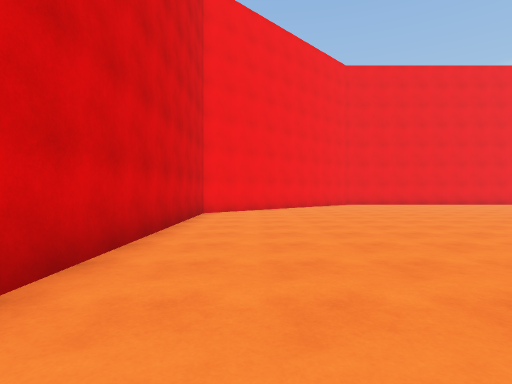
[1] (above)

21 first-person views from a walk through a scene from a Unity 3-D project. The camera is 1.3 m above the floor, looks level and sees 80° across. The floor is counted in squares, 2 m on a side. Each view is taken from the middle of a square. On the plan, view 1 faces up. The plan holds only what a view shows up to about 10 squares ahead; the rest is blank. The place goes on beyond the plan. The player is left out.

[2]
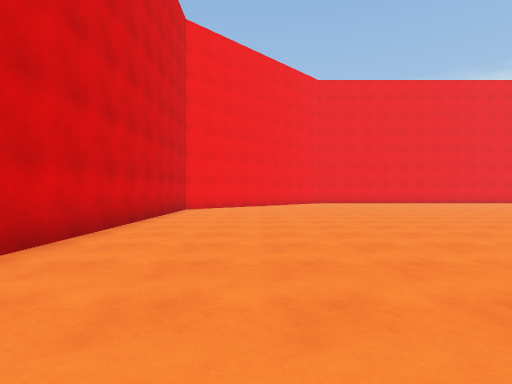

[3]
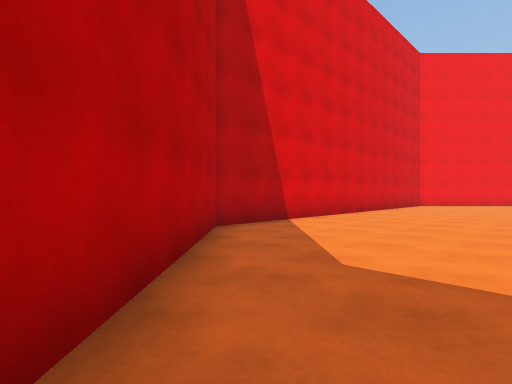

[4]
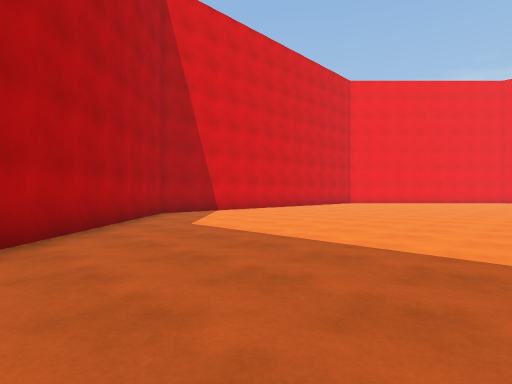

[5]
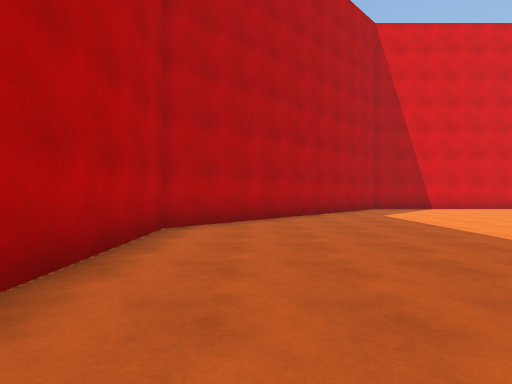

[6]
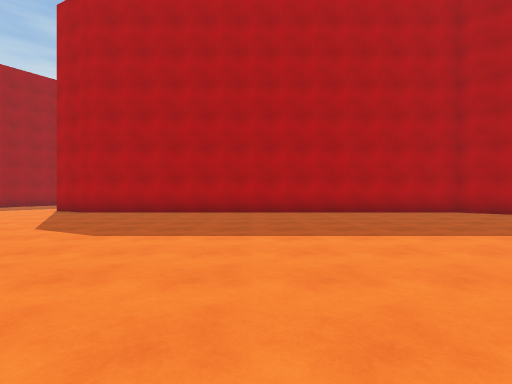

[7]
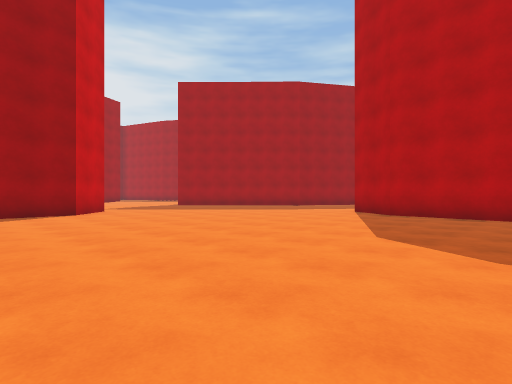

[8]
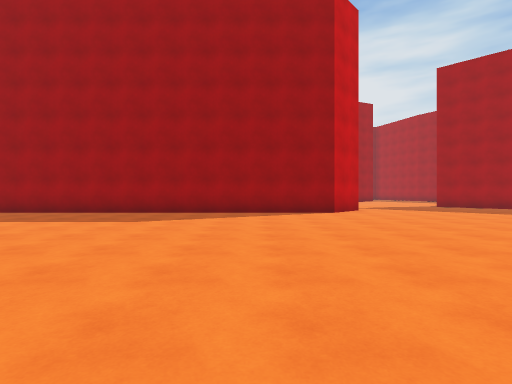

[9]
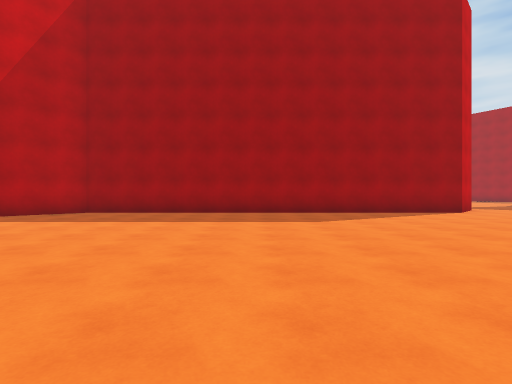

[10]
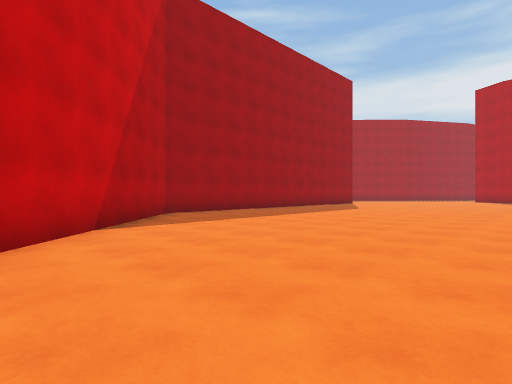

[11]
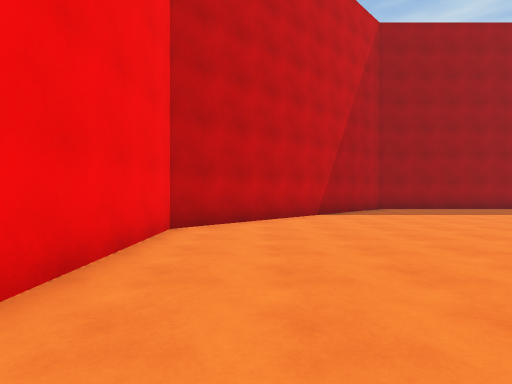

[12]
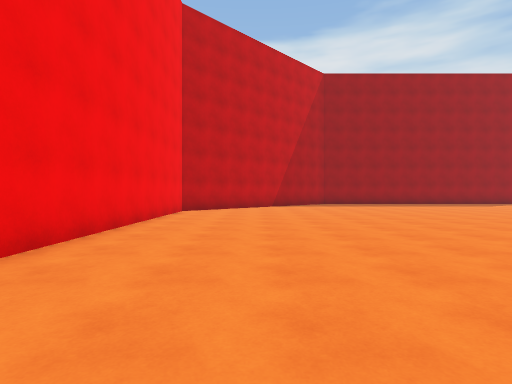

[13]
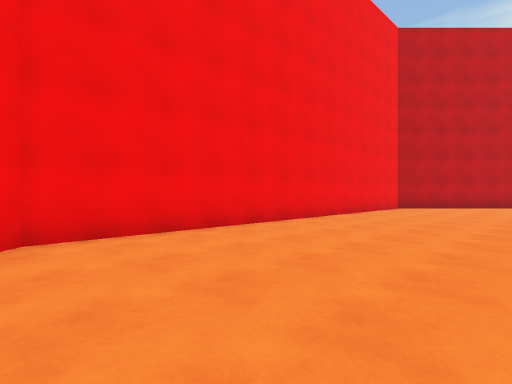

[14]
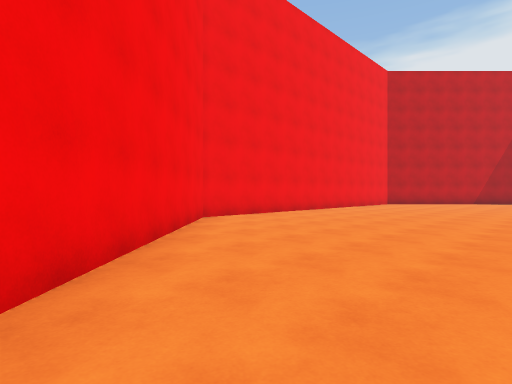

[15]
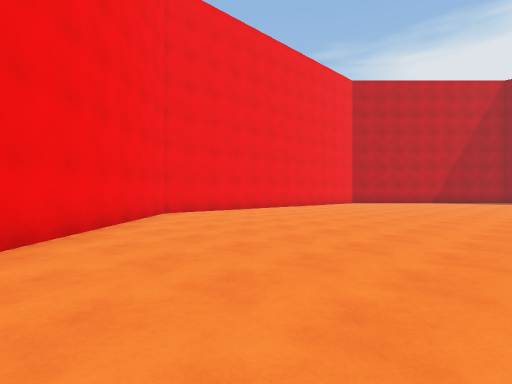

[16]
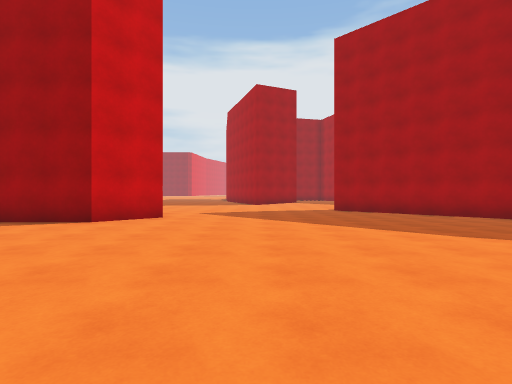

[17]
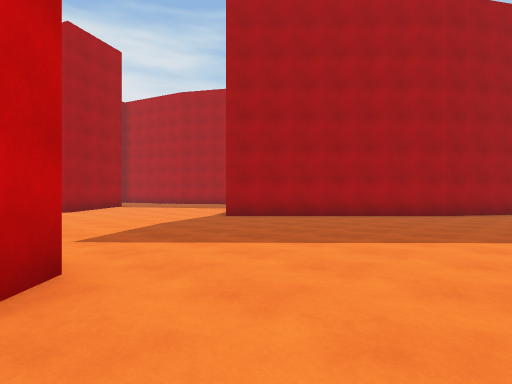

[18]
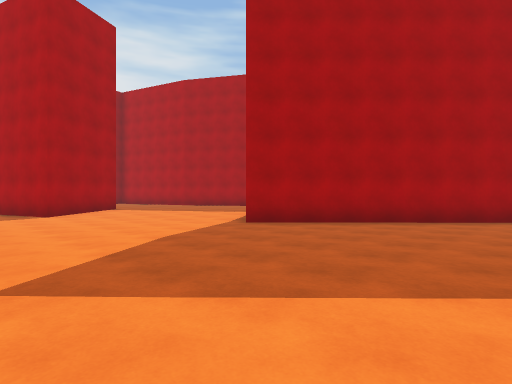

[19]
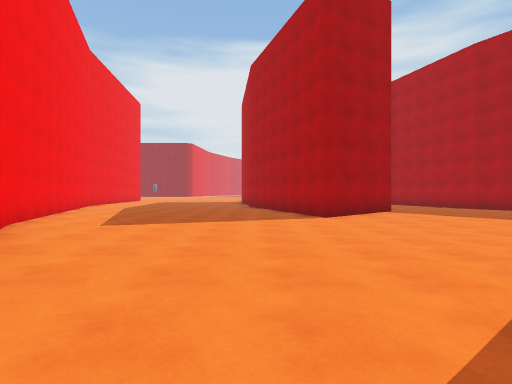

[20]
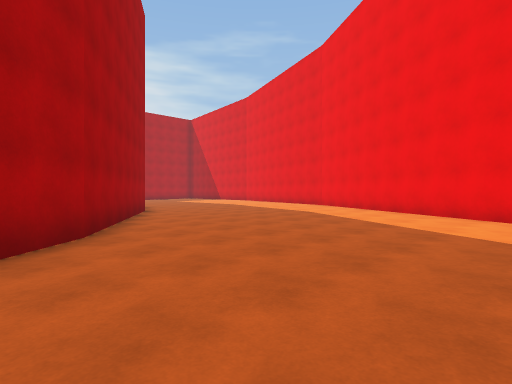

[21]
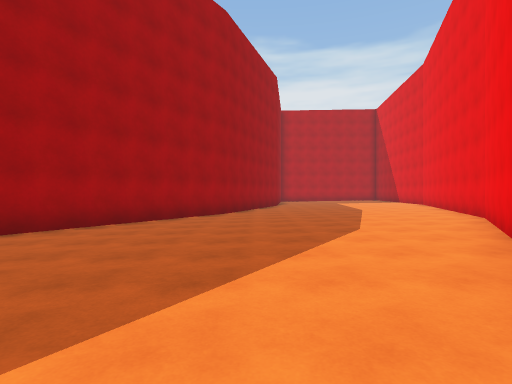

### Floor plan
Key: @ floor where view 1 was taken; # wall or solid block; . main floor; - floor 0.25 m lower than the main floor.
Columns run from 2 left of view 1 to 35 right of it. Each row starts with its distance up from view 1.
 16       ##############
 15      ##............##
 14     ##..............##
 13    ##................##
 12   ##..................##
 11  ##....................##
 10 ##......................##
  9 #........................#
  8 #........................#
  7 #..........    ..........#
  6 #..........     .........#
  5 #.........      .........#
  4 #........      ..........#
  3 #........       .........#
  2 #........        ........#        ####
  1 #........    .  .........#      ###...
  0 #.@......   .............#      ......
 -1 #........  ..............#     .......
 -2 #........................#   .........
 -3 ##.......................## .......---
 -4  ##..............................-----
 -5   ##............................------
 -6    ##.........................------##
 -7     ##.......................--------#
 -8      ##.....................--------.#
 -9       ##############.......-------....
-10                    #......----##-.....
-11                   ##.....----##    ...
-12                  ##.....----##
-13                  #.....----##
-14                 ##....----##
-15                 #.....---##
-16                #.....----#
-17                #....----##
-18               ##....---##
-19               #....----#

Positions as (right, up) in squares from view 1, and headings:
1: (0, 0), facing up
2: (1, -2), facing up
3: (3, -6), facing up-left
4: (7, -7), facing up-left
5: (10, -7), facing left
6: (11, 1), facing down
7: (13, 0), facing down-right
8: (13, 0), facing right
9: (13, 4), facing right
10: (14, 14), facing down-right
11: (11, 14), facing right
12: (6, 13), facing right
13: (4, 11), facing up-right
14: (0, 9), facing up-right
15: (0, 7), facing up-right
16: (16, -6), facing right
17: (21, -3), facing down-right
18: (23, -4), facing down-right
19: (25, -4), facing right
20: (25, -9), facing down-left
21: (19, -9), facing down
